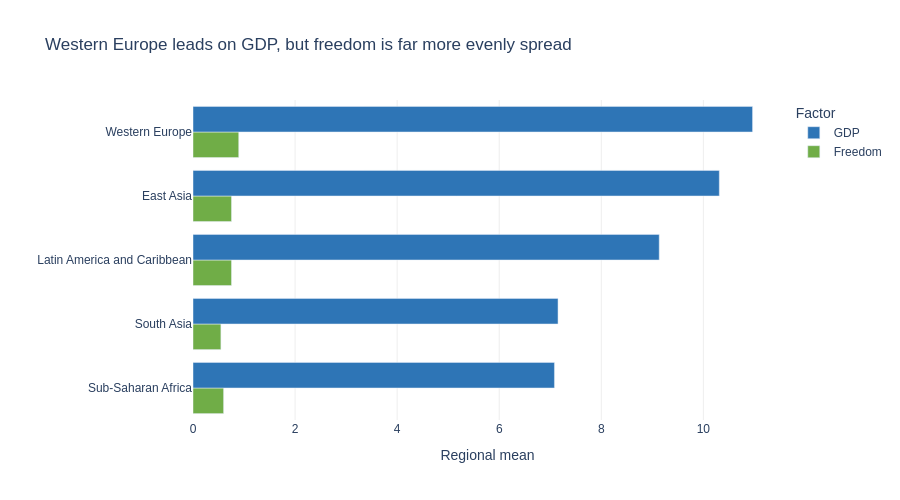

Notebook code for this chart:
### Markdown cell above
---
## Done? Stretch Goal

If you finish both tasks with time to spare, try this:

**Task 3 (stretch):** Build a **grouped bar chart** comparing 2 sub-factors (e.g. `GDP_per_capita` and `Freedom`) across the 5 most populated regions. Use colour meaningfully and write an insight title.

Regions to include: `'Western Europe'`, `'Latin America'`, `'East Asia'`, `'Sub-Saharan Africa'`, `'South Asia'`

### Code cell
# Stretch goal — grouped bar chart
# YOUR CODE HERE
regions = ['Western Europe', 'Latin America and Caribbean', 'East Asia', 'Sub-Saharan Africa', 'South Asia']

grouped = (df[df['Region'].isin(regions)]
    .groupby('Region')[['GDP', 'Freedom']].mean()
    .reset_index()
    .melt(id_vars='Region', var_name='Factor', value_name='Average')
)

fig = px.bar(
    grouped,
    x='Average',
    y='Region',
    color='Factor',
    barmode='group',
    orientation='h',
    category_orders={'Factor': ['Freedom', 'GDP']},
    color_discrete_map={'GDP': '#2E75B6', 'Freedom': '#70AD47'},
    title='Western Europe leads on GDP, but freedom is far more evenly spread',
    labels={'Average': 'Regional mean', 'Region': ''},
    height=500,
)

fig.update_layout(plot_bgcolor='white', 
    paper_bgcolor='white',
    font=dict(family='Arial', size=12),
    xaxis=dict(rangemode='tozero', gridcolor='#EEEEEE'),
    yaxis=dict(categoryorder='total ascending'),  
    legend=dict(traceorder='reversed'),
)

fig.show()

### Figure 1 — Plotly figure (JSON) as saved in the notebook; plotly's stock layout.template omitted (floating-point values rounded to 4 significant figures)
{"data": [{"alignmentgroup": "True", "hovertemplate": "Factor=Freedom<br>Regional mean=%{x}<br>=%{y}<extra></extra>", "legendgroup": "Freedom", "marker": {"color": "#70AD47", "pattern": {"shape": ""}}, "name": "Freedom", "offsetgroup": "Freedom", "orientation": "h", "showlegend": true, "textposition": "auto", "type": "bar", "x": [0.754, 0.7542, 0.5463, 0.5994, 0.8961], "xaxis": "x", "y": ["East Asia", "Latin America and Caribbean", "South Asia", "Sub-Saharan Africa", "Western Europe"], "yaxis": "y"}, {"alignmentgroup": "True", "hovertemplate": "Factor=GDP<br>Regional mean=%{x}<br>=%{y}<extra></extra>", "legendgroup": "GDP", "marker": {"color": "#2E75B6", "pattern": {"shape": ""}}, "name": "GDP", "offsetgroup": "GDP", "orientation": "h", "showlegend": true, "textposition": "auto", "type": "bar", "x": [10.31, 9.135, 7.152, 7.082, 10.96], "xaxis": "x", "y": ["East Asia", "Latin America and Caribbean", "South Asia", "Sub-Saharan Africa", "Western Europe"], "yaxis": "y"}], "layout": {"barmode": "group", "font": {"family": "Arial", "size": 12}, "height": 500, "legend": {"title": {"text": "Factor"}, "tracegroupgap": 0, "traceorder": "reversed"}, "paper_bgcolor": "white", "plot_bgcolor": "white", "title": {"text": "Western Europe leads on GDP, but freedom is far more evenly spread"}, "xaxis": {"anchor": "y", "domain": [0, 1], "gridcolor": "#EEEEEE", "rangemode": "tozero", "title": {"text": "Regional mean"}}, "yaxis": {"anchor": "x", "categoryorder": "total ascending", "domain": [0, 1], "title": {"text": ""}}}}
